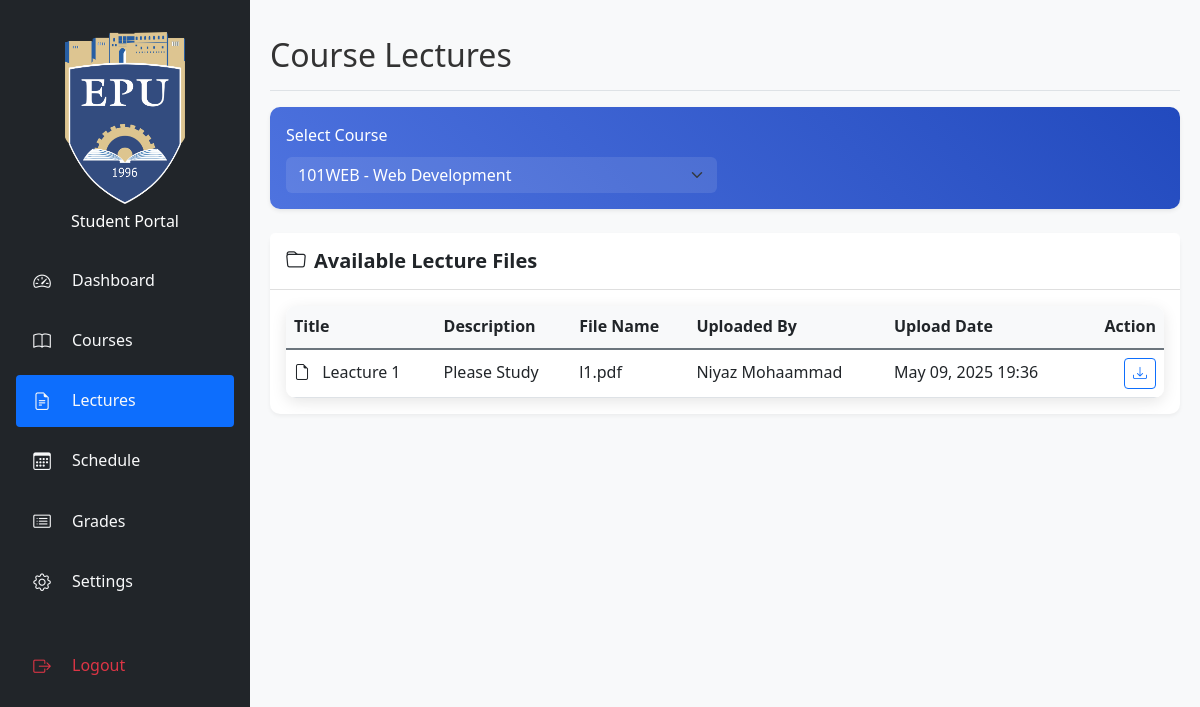
The app's page /src/student/lectures.php (signed in) with its own data.
### tables this page shows
CREATE TABLE `lecture_files` (
  `id` int(11) NOT NULL,
  `course_id` int(11) NOT NULL,
  `title` varchar(255) NOT NULL,
  `description` text DEFAULT NULL,
  `file_name` varchar(255) NOT NULL,
  `file_path` varchar(255) NOT NULL,
  `uploaded_by` int(11) NOT NULL,
  `uploaded_at` timestamp NOT NULL DEFAULT current_timestamp()
);

CREATE TABLE `teachers` (
  `id` int(11) NOT NULL,
  `teacher_id` varchar(20) NOT NULL,
  `first_name` varchar(50) NOT NULL,
  `last_name` varchar(50) NOT NULL,
  `password` varchar(255) NOT NULL,
  `email` varchar(100) NOT NULL,
  `full_name` varchar(100) NOT NULL,
  `department` varchar(100) NOT NULL,
  `specialization` varchar(100) NOT NULL,
  `remember_token` varchar(64) DEFAULT NULL,
  `token_expiry` datetime DEFAULT NULL,
  `created_at` timestamp NOT NULL DEFAULT current_timestamp(),
  `updated_at` timestamp NOT NULL DEFAULT current_timestamp() ON UPDATE current_timestamp()
);

### src/student/lectures.php (the view, shortened to what this page needs)
<?php
$db = get_db_connection();
$student_id = $_SESSION['user_id'];
$stmt = $db->prepare("
    SELECT c.id, c.course_code, c.course_name
    FROM enrollments e
    JOIN courses c ON e.course_id = c.id
    WHERE e.student_id = ? AND e.status = 'approved'
    ORDER BY c.course_code
");
$stmt->bind_param("i", $student_id);
$stmt->execute();
$courses = $stmt->get_result();
$selected_course_id = isset($_GET['course_id']) ? $_GET['course_id'] : null;
if (!$selected_course_id && $courses->num_rows > 0) {
    $first_course = $courses->fetch_assoc();
    $selected_course_id = $first_course['id'];
    $courses->data_seek(0);
}
if ($selected_course_id) {
    $stmt = $db->prepare("
        SELECT lf.*, t.first_name, t.last_name
        FROM lecture_files lf
        JOIN teachers t ON lf.uploaded_by = t.id
        WHERE lf.course_id = ?
        ORDER BY lf.uploaded_at DESC
    ");
    $stmt->bind_param("i", $selected_course_id);
    $stmt->execute();
    $lecture_files = $stmt->get_result();
}
?>
<!DOCTYPE html>
<html lang="en">
<head>
    <link href="https://cdn.jsdelivr.net/npm/bootstrap@5.3.0/dist/css/bootstrap.min.css" rel="stylesheet">
    <link rel="stylesheet" href="https://cdn.jsdelivr.net/npm/bootstrap-icons@1.7.2/font/bootstrap-icons.css">
    <link rel="stylesheet" href="../assets/css/style.css">
    <link rel="stylesheet" href="../assets/css/student.css">
</head>
<body>
    <div class="container-fluid">
        <div class="row">
            <?php include 'sidebar.php'; ?>
            <div class="col-md-9 col-lg-10 main-content">
                <div class="d-flex justify-content-between flex-wrap flex-md-nowrap align-items-center pt-3 pb-2 mb-3 border-bottom">
                    <h1 class="h2">Course Lectures</h1>
                </div>
                <div class="card mb-4 course-select">
                    <div class="card-body">
                        <form method="GET" class="row g-3 align-items-end">
                            <div class="col-md-6">
                                <label for="course_id" class="form-label">Select Course</label>
                                <select class="form-select" id="course_id" name="course_id" onchange="this.form.submit()">
                                    <?php while ($course = $courses->fetch_assoc()): ?>
                                        <option value="<?php echo $course['id']; ?>" <?php echo $selected_course_id == $course['id'] ? 'selected' : ''; ?>>
                                            <?php echo htmlspecialchars($course['course_code'] . ' - ' . $course['course_name']); ?>
                                        </option>
                                    <?php endwhile; ?>
                                </select>
                            </div>
                        </form>
                    </div>
                </div>
                <?php if (isset($lecture_files) && $lecture_files->num_rows > 0): ?>
                    <div class="card lecture-card">
                        <div class="card-header bg-white">
                            <h5 class="card-title mb-0">
                                <i class="bi bi-folder me-2"></i>Available Lecture Files
                            </h5>
                        </div>
                        <div class="card-body">
                            <div class="table-responsive">
                                <table class="table table-hover align-middle">
                                    <thead>
                                        <tr>
                                            <th>Title</th>
                                            <th>Description</th>
                                            <th>File Name</th>
                                            <th>Uploaded By</th>
                                            <th>Upload Date</th>
                                            <th class="text-end">Action</th>
                                        </tr>
                                    </thead>
                                    <tbody>
                                        <?php while ($file = $lecture_files->fetch_assoc()): ?>
                                            <tr>
                                                <td>
                                                    <i class="bi bi-file-earmark me-2"></i>
                                                    <?php echo htmlspecialchars($file['title']); ?>
                                                </td>
                                                <td><?php echo htmlspecialchars($file['description']); ?></td>
                                                <td><?php echo htmlspecialchars($file['file_name']); ?></td>
                                                <td><?php echo htmlspecialchars($file['first_name'] . ' ' . $file['last_name']); ?></td>
                                                <td><?php echo date('M d, Y H:i', strtotime($file['uploaded_at'])); ?></td>
                                                <td class="text-end action-buttons">
                                                    <a href="../uploads/lectures/<?php echo $file['file_path']; ?>"
                                                       class="btn btn-sm btn-outline-primary"
                                                       download="<?php echo $file['file_name']; ?>">
                                                        <i class="bi bi-download"></i>
                                                    </a>
                                                </td>
                                            </tr>
                                        <?php endwhile; ?>
                                    </tbody>
                                </table>
                            </div>
                        </div>
                    </div>
                <?php endif; ?>
            </div>
        </div>
    </div>
</body>
</html>

### src/assets/css/style.css (style rules this page uses)
:root { --primary-color: #0d6efd; --secondary-color: #6c757d; --success-color: #198754; --danger-color: #dc3545; --warning-color: #ffc107; --info-color: #0dcaf0; --light-color: #f8f9fa; --dark-color: #212529; --sidebar-width: 250px; --header-height: 60px; }
html { font-size: 16px; }
body { font-family: 'Segoe UI', Tahoma, Geneva, Verdana, sans-serif; line-height: 1.6; color: #333; min-height: 100vh; display: flex; flex-direction: column; overflow-x: hidden; }
.card { border: none; border-radius: 10px; transition: transform 0.3s ease, box-shadow 0.3s ease; margin-bottom: 1rem; }
.btn { border-radius: 5px; padding: 10px 20px; transition: all 0.3s ease; }
.table-responsive { border-radius: 10px; box-shadow: 0 4px 15px rgba(0, 0, 0, 0.1); }
.table { margin-bottom: 0; }
.main-content { margin-left: var(--sidebar-width); transition: margin-left 0.3s ease; width: calc(100% - var(--sidebar-width)); }
.table th { background-color: var(--light-color); border-bottom: 2px solid var(--secondary-color); }
.btn { border-radius: 0.25rem; padding: 0.5rem 1rem; font-weight: 500; }
.table-responsive { margin-bottom: 1rem; overflow-x: auto; -webkit-overflow-scrolling: touch; }

### src/assets/css/student.css (style rules this page uses)
.main-content { padding: 20px; background-color: #f8f9fa; min-height: 100vh; transition: margin-left 0.3s ease; }
.card { box-shadow: 0 0.125rem 0.25rem rgba(0, 0, 0, 0.075); border: none; margin-bottom: 1.5rem; }
.card-header { background-color: #fff; border-bottom: 1px solid rgba(0, 0, 0, 0.125); padding: 1rem; }
.card-title { margin-bottom: 0; color: #212529; font-weight: 600; }
.table-responsive { margin-bottom: 0; }
.lecture-card { transition: all 0.2s ease; border: none; box-shadow: 0 2px 4px rgba(0,0,0,0.05); }
.course-select { background: linear-gradient(45deg, #4e73df, #224abe); color: white; border: none; }
.course-select .form-select { border: none; background-color: rgba(255,255,255,0.1); color: white; }
.course-select .form-select option { background-color: white; color: #333; }
.action-buttons .btn { padding: 0.25rem 0.5rem; font-size: 0.875rem; }

### records on screen
lecture_files: title "Leacture 1", description "Please Study", file_name "l1.pdf", uploaded_by.last_name "Niyaz Mohaammad", uploaded_at "May 09, 2025 19:36"

### other values on screen
form field course_id "101WEB - Web Development"
